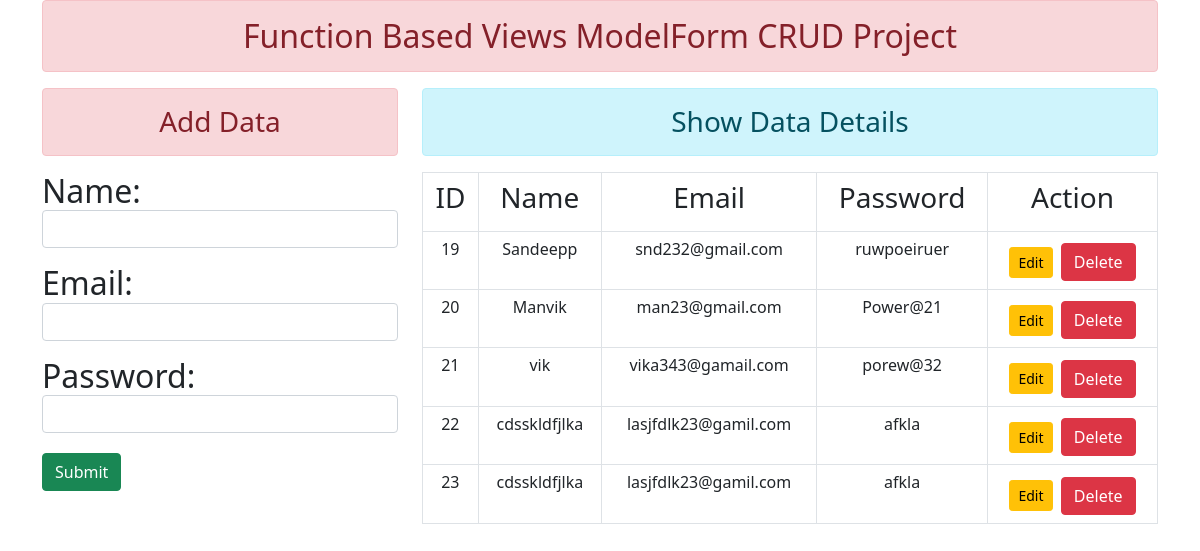
The page / on the database its author committed.
### course/models.py (models this page shows)
class User(models.Model):
    name=models.CharField(max_length=41)
    email=models.EmailField(max_length=25)
    password=models.CharField(max_length=12)

### course/views.py (the view)
# urls.py: path('', views.showdata, name='addandshow'),
def showdata(request):
    if request.method=="POST":
        fm= StudentRegistration(request.POST)
        if fm.is_valid():
            nm=fm.cleaned_data['name']
            em=fm.cleaned_data['email']
            pw=fm.cleaned_data['password']
            reg= User(name=nm, email=em, password=pw)
            reg.save()
            fm = StudentRegistration
    else:
        fm = StudentRegistration
    stud= User.objects.all()
    return render(request, 'course/addshow.html', {'form':fm,
           'stu':stud})

### course/templates/course/addshow.html (shortened to what this page needs)
{% extends 'course/base.html' %}
{% block content %}
<div class="row">
  <div class="col-sm-4">
  <h3 class=" text-center alert alert-danger">Add Data</h3>
  <form action="" method="POST">
   {{form.as_p}}
   <input type="submit" class="btn btn-success" value="Submit">
  </form>
  </div>
  <div class=col-sm-8>
   <h3 class="text-center alert alert-info">Show Data Details</h3>
    {% if stu  %}
     <table class="table table-bordered tex-center ">
  <thead>
    <tr class="text-center">
      <th scope="col"><h3>ID</h3></th>
      <th scope="col"><h3>Name</h3></th>
      <th scope="col"><h3>Email</h3</th>
      <th scope="col"><h3>Password</h3</th>
      <th scope="col"><h3>Action</h3</th>
    </tr>
  </thead>
  <tbody>
   {% for st in stu %}
    <tr class="text-center">
      <th scope="row"><h6>{{st.id}}</h6></th>
      <td><h6>{{st.name}}</6></td>
      <td><h6>{{st.email}}</h6></td>
      <td><h6>{{st.password}}</h6></td>
      <td>
      <a href=" {% url "updatedata" st.id  %} " class="btn btn-warning btn-sm">Edit</a>
       <form action="{% url 'deletedata' st.id %}"method="POST" class=" d-inline ">
       <input type="submit" class="btn btn-danger" value="Delete">
       </form>
      </td>
    </tr>
    {% endfor %}
  </tbody>
</table>
     {% else %}
      <h4>No Record</h4>
    {% endif%}
  </div>
</div>
{% endblock content %}

### course/templates/course/base.html (shortened to what this page needs)
 <!DOCTYPE html>
 {% load static %}
 <html lang="en">
 <head>
   <link rel="stylesheet" href="{% static 'course/css/bootstrap.css' %} ">
 </head>
 <body>
    <div class='container mt-6' >
      <h2 class="text-center alert alert-danger">Function Based Views ModelForm CRUD Project<h2>
      {% block content %}
      {% endblock content %}
    </div>
 </body>
 </html>

### rows shown on the page
User: id "19", name "Sandeepp", email "snd232@gmail.com", password "ruwpoeiruer"
User: id "20", name "Manvik", email "man23@gmail.com", password "Power@21"
User: id "21", name "vik", email "vika343@gamail.com", password "porew@32"
User: id "22", name "cdsskldfjlka", email "lasjfdlk23@gamil.com", password "afkla"
User: id "23", name "cdsskldfjlka", email "lasjfdlk23@gamil.com", password "afkla"
